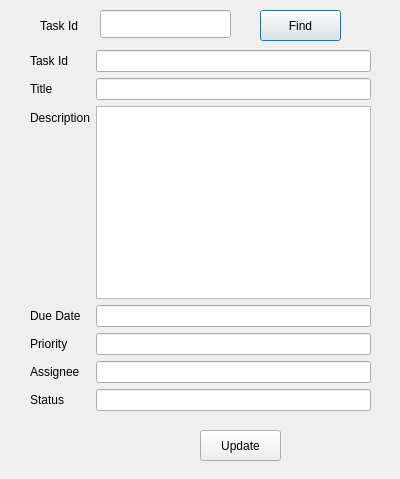
<?xml version="1.0" encoding="UTF-8"?>
<ui version="4.0">
 <class>UpdateTask</class>
 <widget class="QDialog" name="UpdateTask">
  <property name="geometry">
   <rect>
    <x>0</x>
    <y>0</y>
    <width>400</width>
    <height>479</height>
   </rect>
  </property>
  <property name="maximumSize">
   <size>
    <width>400</width>
    <height>500</height>
   </size>
  </property>
  <property name="windowTitle">
   <string>Update Task</string>
  </property>
  <widget class="QWidget" name="formLayoutWidget">
   <property name="geometry">
    <rect>
     <x>30</x>
     <y>50</y>
     <width>341</width>
     <height>361</height>
    </rect>
   </property>
   <layout class="QFormLayout" name="formLayout">
    <item row="0" column="0">
     <widget class="QLabel" name="label_2">
      <property name="text">
       <string>Task Id</string>
      </property>
     </widget>
    </item>
    <item row="1" column="1">
     <widget class="QLineEdit" name="txtTitleValue"/>
    </item>
    <item row="2" column="1">
     <widget class="QTextEdit" name="txtDescriptionValue"/>
    </item>
    <item row="1" column="0">
     <widget class="QLabel" name="label_3">
      <property name="text">
       <string>Title</string>
      </property>
     </widget>
    </item>
    <item row="2" column="0">
     <widget class="QLabel" name="label_4">
      <property name="text">
       <string>Description</string>
      </property>
     </widget>
    </item>
    <item row="3" column="0">
     <widget class="QLabel" name="label_6">
      <property name="text">
       <string>Due Date</string>
      </property>
     </widget>
    </item>
    <item row="4" column="0">
     <widget class="QLabel" name="label_5">
      <property name="text">
       <string>Priority</string>
      </property>
     </widget>
    </item>
    <item row="6" column="0">
     <widget class="QLabel" name="label_7">
      <property name="text">
       <string>Status</string>
      </property>
     </widget>
    </item>
    <item row="5" column="0">
     <widget class="QLabel" name="label_8">
      <property name="text">
       <string>Assignee</string>
      </property>
     </widget>
    </item>
    <item row="3" column="1">
     <widget class="QLineEdit" name="txtDueDateValue"/>
    </item>
    <item row="4" column="1">
     <widget class="QLineEdit" name="txtPriorityValue"/>
    </item>
    <item row="5" column="1">
     <widget class="QLineEdit" name="txtAssigneeValue"/>
    </item>
    <item row="6" column="1">
     <widget class="QLineEdit" name="txtStatusvalue"/>
    </item>
    <item row="0" column="1">
     <widget class="QLineEdit" name="txtTaskIdValue"/>
    </item>
   </layout>
  </widget>
  <widget class="QLabel" name="label">
   <property name="geometry">
    <rect>
     <x>40</x>
     <y>10</y>
     <width>51</width>
     <height>31</height>
    </rect>
   </property>
   <property name="text">
    <string>Task Id</string>
   </property>
  </widget>
  <widget class="QPushButton" name="btnFind">
   <property name="geometry">
    <rect>
     <x>260</x>
     <y>10</y>
     <width>81</width>
     <height>31</height>
    </rect>
   </property>
   <property name="text">
    <string>Find</string>
   </property>
  </widget>
  <widget class="QLineEdit" name="txtTaskIdFind">
   <property name="geometry">
    <rect>
     <x>100</x>
     <y>10</y>
     <width>131</width>
     <height>28</height>
    </rect>
   </property>
  </widget>
  <widget class="QPushButton" name="btnUpdate">
   <property name="geometry">
    <rect>
     <x>200</x>
     <y>430</y>
     <width>81</width>
     <height>31</height>
    </rect>
   </property>
   <property name="text">
    <string>Update</string>
   </property>
  </widget>
 </widget>
 <resources/>
 <connections/>
</ui>
